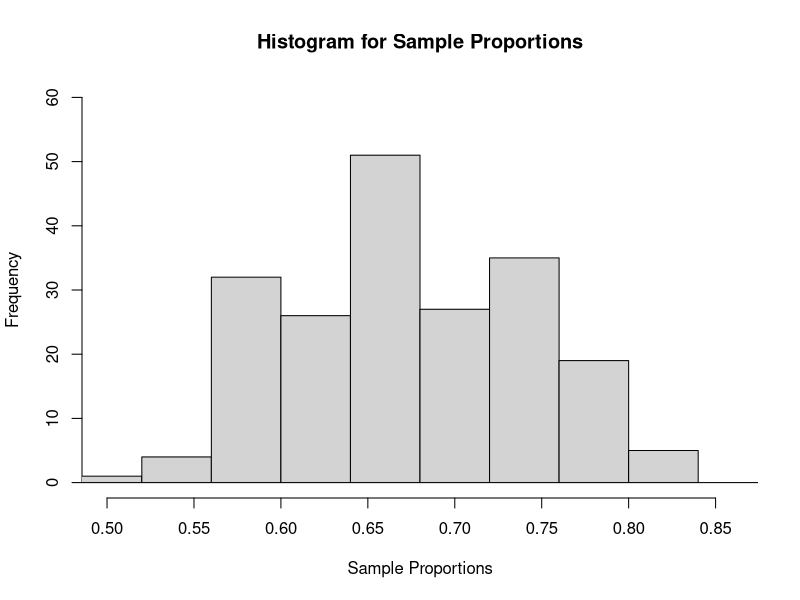

Reproduce this figure in R.
library(readxl)
data = read_excel("./project1/Data_Project1.xlsx", sheet="binom", col_names = FALSE)
successes = data[, 1]
proportions = data[, 2]
proportions_as_numeric = c(as.numeric(unlist(proportions)))

break_intervals <- seq(floor(min(proportions)), ceiling(max(proportions)), by = 0.04)

hist(proportions_as_numeric,
     breaks = break_intervals,
     main="Histogram for Sample Proportions",
     xlab = "Sample Proportions",
     xlim=c(0.5, 0.86),
     ylim=c(0, 60)
     )


